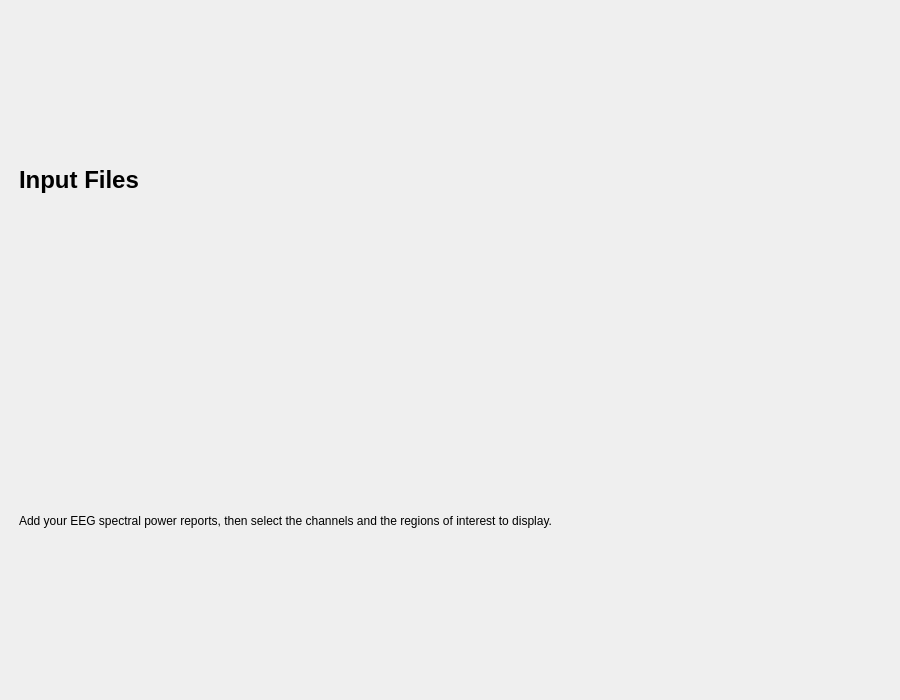
<?xml version="1.0" encoding="UTF-8"?>
<ui version="4.0">
 <class>InputFiles</class>
 <widget class="QWidget" name="InputFiles">
  <property name="geometry">
   <rect>
    <x>0</x>
    <y>0</y>
    <width>900</width>
    <height>700</height>
   </rect>
  </property>
  <property name="windowTitle">
   <string />
  </property>
  <layout class="QVBoxLayout" name="verticalLayout">
   <property name="spacing">
    <number>16</number>
   </property>
   <property name="leftMargin">
    <number>10</number>
   </property>
   <property name="topMargin">
    <number>12</number>
   </property>
   <property name="rightMargin">
    <number>10</number>
   </property>
   <property name="bottomMargin">
    <number>12</number>
   </property>
   <item>
    <layout class="QVBoxLayout" name="header_row">
     <property name="leftMargin">
      <number>9</number>
     </property>
     <property name="topMargin">
      <number>0</number>
     </property>
     <property name="rightMargin">
      <number>9</number>
     </property>
     <property name="bottomMargin">
      <number>0</number>
     </property>
     <item>
      <layout class="QVBoxLayout" name="header_layout">
       <property name="spacing">
        <number>6</number>
       </property>
       <item>
        <widget class="QLabel" name="title_label">
         <property name="font">
          <font>
           <pointsize>18</pointsize>
           <bold>true</bold>
          </font>
         </property>
         <property name="text">
          <string>Input Files</string>
         </property>
        </widget>
       </item>
       <item>
        <widget class="QLabel" name="subtitle_label">
         <property name="text">
          <string>Add your EEG spectral power reports, then select the channels and the regions of interest to display.</string>
         </property>
         <property name="wordWrap">
          <bool>true</bool>
         </property>
         <property name="variant" stdset="0">
          <string notr="true">help</string>
         </property>
        </widget>
       </item>
      </layout>
     </item>
    </layout>
   </item>
  </layout>
 </widget>
 <resources>
  <include location="../../../../../snooz-toolbox/src/main/python/ui/themes/themes.qrc" />
 </resources>
 <connections />
</ui>
